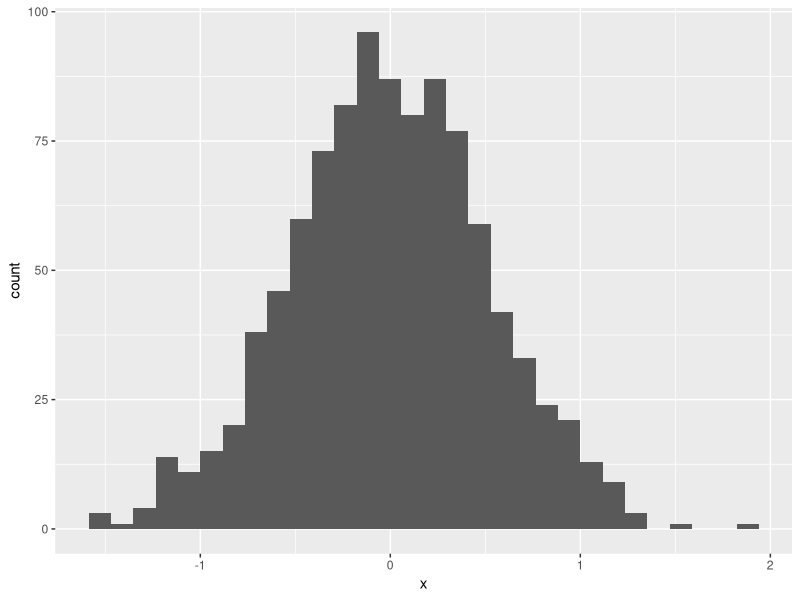
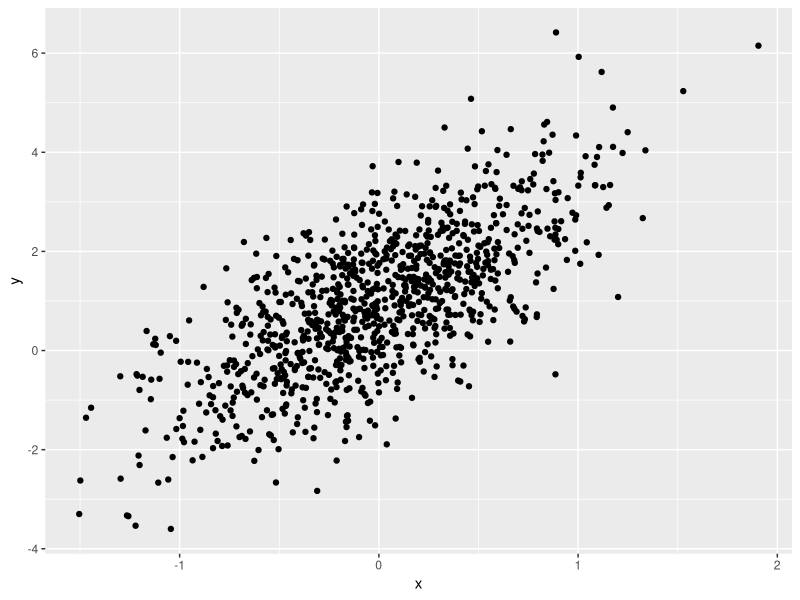
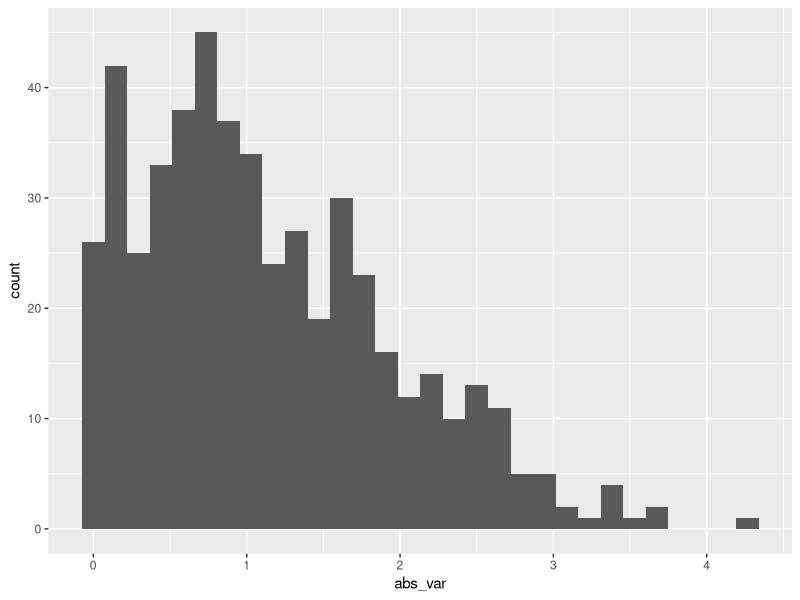

Write R code to recreate these figures, in order.
## ---- chunk 1
library(tidyverse)
## ---- chunk 2
samp = rnorm(100)
length(samp)
## ---- chunk 3
set.seed(1)
plot_df= tibble(
    x=rnorm(1000, sd=0.5),
    y= 1+2*x+rnorm(1000)
  )
## ---- chunk 4

## histogram of x
ggplot(plot_df, aes(x = x)) + geom_histogram()

## scatterplot of x and y
ggplot(plot_df, aes(x = x, y = y)) + geom_point()
## ---- chunk 5
set.seed(0)
la_df=tibble(
  num_var=rnorm(n=500,mean=1),
  log_var=num_var>0,
  abs_var=abs(num_var)
  
)
ggplot(la_df,aes(x=abs_var))+geom_histogram()
